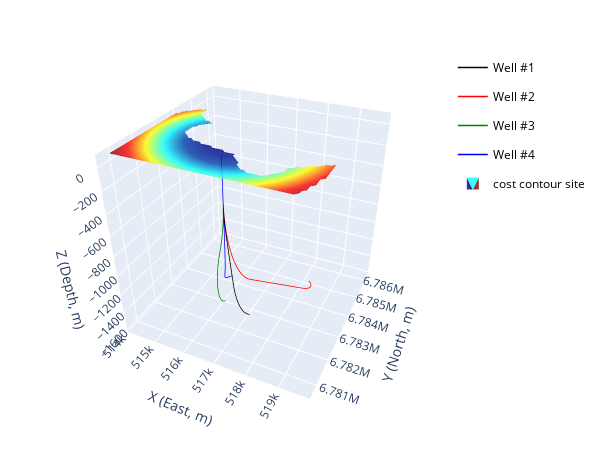

Write notebook code for a chart like this one.
### Markdown cell above
## 3.2 3D Visualization
Plot the wellbore trajectories and the cost contour for the site.  
The cost contour indicates the total cost to reach all the targets while placing the drill site at the given [X, Y] location.  
If the cost contour at a given point is empty, then it means the site located at this point cannot reach at least one of the targets under the given constraints.

### Code cell
# Plot wellbore trajectory
fig1=None #initiate a fig
styles=['k-', 'r-', 'g-', 'b-'] # line style for each trajectory
total_MD=0
for i, wellbore in enumerate(wellbores):
    total_MD+=wellbore['MD'][-1] + PKM[i][-1] # KOP->Target
    fig1=PlotSurvey(wellbore, # trajectory data
                    fig=fig1, # figure handle
                    style=styles[i], # line style for the trajectory
                    name=f'Well #{i+1}', # name of the trajectory in the plot
                    show=0) # wait for plottiing all trajectories
print(f"total MD (continuous value, KOP->Target): {total_MD}")
print(f"min cost site location (continuous value): [{wellbore['X'][0]:.2f}, {wellbore['Y'][0]:.2f}]")


# plot the cost contour for the site
PlotContour(X=contour_1site['X'],
            Y=contour_1site['Y'],
            Contour_Val=contour_1site['cost'],
            fig=fig1,
            name='cost contour site',
            azim=-65, # view angle azimuth
            elev=40, # view angle elevation
            show=0)

# find the minimum cost and its location (grid value)
mincost=np.nanmin(contour_1site['cost'])
try:
    minidx=np.nanargmin(contour_1site['cost'])
except:
    minidx=None

# If you define the trajectory length(KOP->Target) as the cost, then
# the min cost == total_MD. (The discretized node value `mincost is a bit larger than the continuous value `total_MD`.)
print (f"min cost (node value): {mincost}")
print (f"min cost site location (node location): {[contour_1site['X'][minidx], contour_1site['Y'][minidx]]}")

# show the figure
fig1.show()
